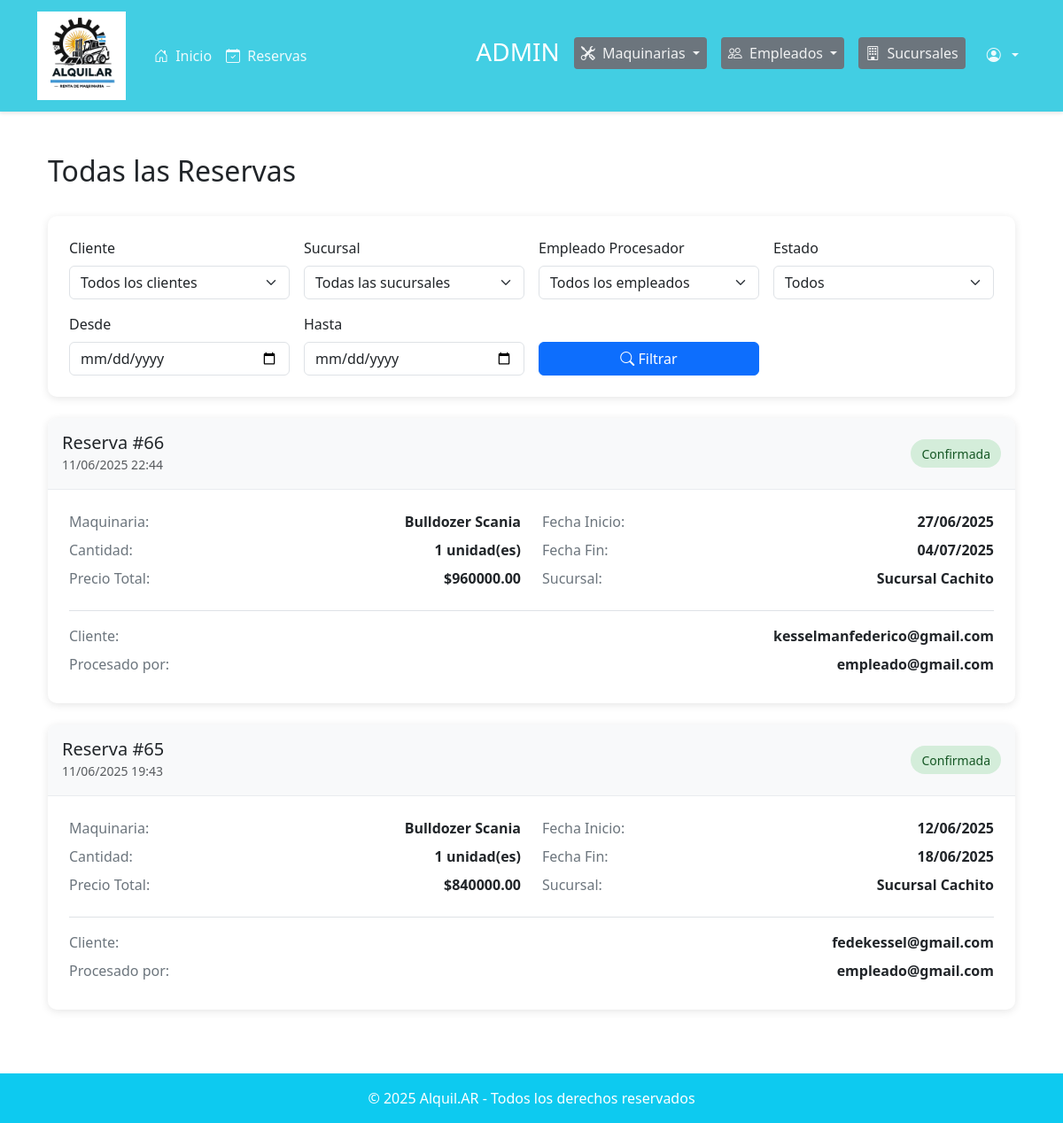
The page /reservas/historial/ (signed in) on the database as committed earlier.
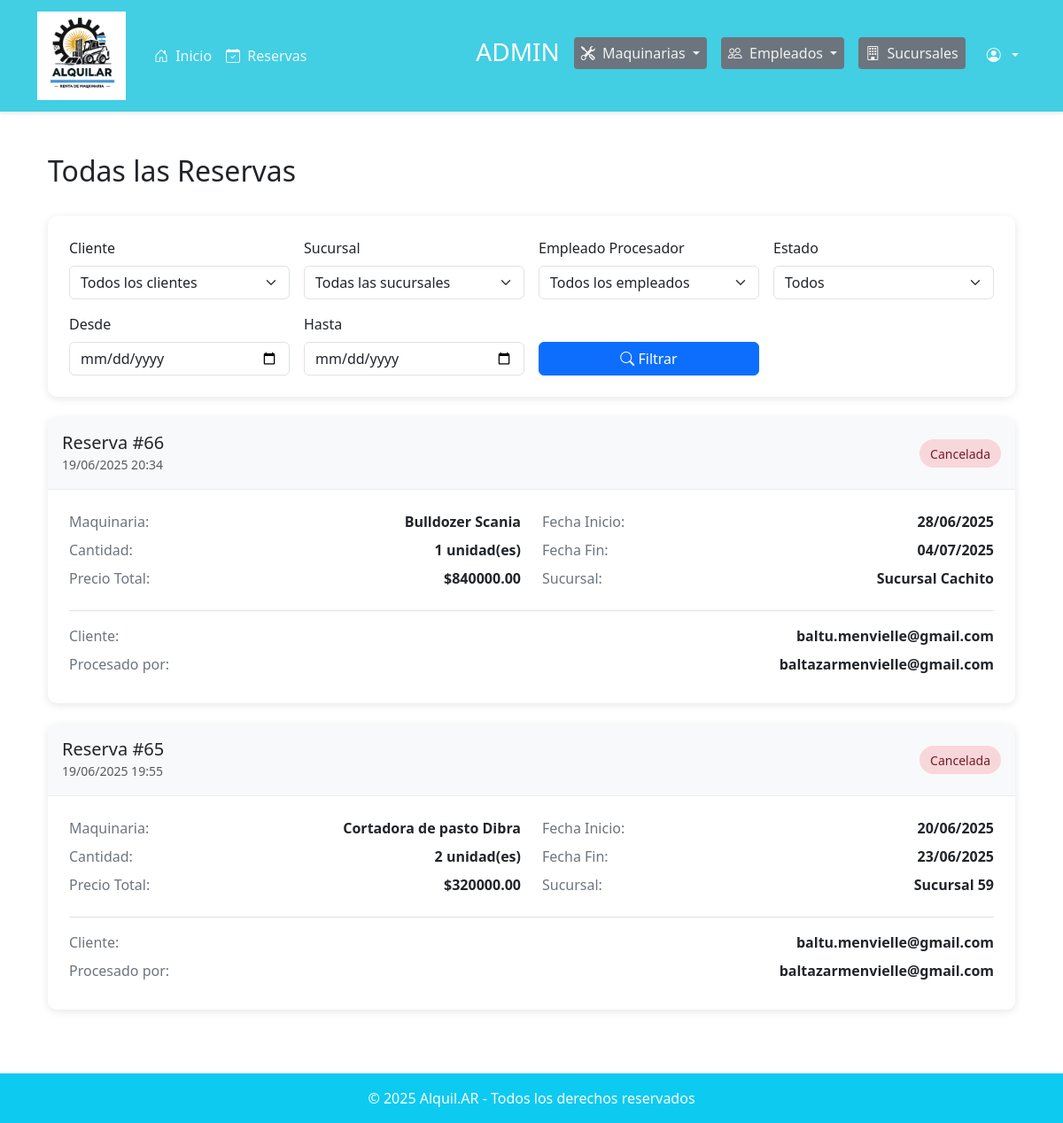
The same page on the database as committed later.
### reservas/models.py (models this page shows, shortened)
class Reserva(models.Model):
    ESTADO_CHOICES = [
        ('PENDIENTE_PAGO', 'Pendiente de Pago'),
        ('CONFIRMADA', 'Confirmada'),
        ('CANCELADA', 'Cancelada'),
        ('FINALIZADA', 'Finalizada'),
    ]
    TIPO_PAGO_CHOICES = [
        ('ONLINE', 'Pago Online'),
        ('PRESENCIAL', 'Pago Presencial'),
    ]
    cliente = models.ForeignKey(Usuario, on_delete=models.CASCADE, related_name='reservas')
    maquinaria = models.ForeignKey(Maquinaria, on_delete=models.CASCADE, related_name='reservas')
    sucursal_retiro = models.ForeignKey(Sucursal, on_delete=models.CASCADE, related_name='reservas_retiro')
    fecha_inicio = models.DateField()
    fecha_fin = models.DateField()
    cantidad_solicitada = models.PositiveIntegerField()
    precio_total = models.DecimalField(max_digits=10, decimal_places=2)
    tipo_pago = models.CharField(max_length=12, choices=TIPO_PAGO_CHOICES, default='ONLINE')
    estado = models.CharField(max_length=15, choices=ESTADO_CHOICES, default='PENDIENTE_PAGO')
    fecha_creacion = models.DateTimeField(auto_now_add=True)
    fecha_confirmacion = models.DateTimeField(null=True, blank=True)
    empleado_procesador = models.ForeignKey(
        Usuario,
        on_delete=models.SET_NULL,
        null=True,
        blank=True,
        related_name='reservas_procesadas'
    )
    observaciones = models.TextField(blank=True, null=True)
    codigo_reserva = models.CharField(max_length=6, blank=True, null=True, unique=True)
    class Meta:
        verbose_name = "Reserva"
        verbose_name_plural = "Reservas"
        ordering = ['-fecha_creacion']

### usuarios/models.py (models this page shows, shortened)
class Usuario(AbstractUser):
    TIPO_CHOICES = [
        ('CLIENTE', 'Cliente'),
        ('EMPLEADO', 'Empleado'),
        ('ADMIN', 'Administrador'),
    ]
    nombre = models.CharField(max_length=200)
    tipo = models.CharField(
        max_length=10,
        choices=TIPO_CHOICES,
        default='CLIENTE',
        verbose_name="Tipo de usuario"
    )
    dni = models.CharField(max_length=20, unique=True)
    email = models.CharField(max_length=200, unique=True)
    telefono = models.CharField(max_length=20)
    fecha_nacimiento = models.DateField()
    sucursal = models.ForeignKey(Sucursal, on_delete=models.SET_NULL, null=True, blank=True)
    token_2fa = models.CharField(
        max_length=6,
        null=True,
        blank=True,
        verbose_name="Token de verificación"
    )
    token_2fa_timestamp = models.DateTimeField(
        null=True,
        blank=True,
        verbose_name="Timestamp del token"
    )
    reset_token = models.CharField(
        max_length=64,
        null=True,
        blank=True,
        verbose_name="Token de recuperación"
    )
    reset_token_timestamp = models.DateTimeField(
        null=True,
        blank=True,
        verbose_name="Timestamp del token de recuperación"
    )
    reset_token_used = models.BooleanField(
        default=False,
        verbose_name="Token usado"
    )

class Sucursal(models.Model):
    nombre = models.CharField(max_length=100)
    direccion = models.CharField(max_length=200)
    telefono = models.CharField(max_length=20, default="0")  # ✅ Campo teléfono agregado
    latitud = models.FloatField()
    longitud = models.FloatField()
    activa = models.BooleanField(default=True)

### maquinarias/models.py (models this page shows, shortened)
class Maquinaria(models.Model):
    nombre = models.CharField(max_length=100)
    tipo = models.ForeignKey(TipoMaquinaria, on_delete=models.PROTECT, related_name='maquinarias')
    marca = models.CharField(max_length=50)
    modelo = models.CharField(max_length=50)
    anio = models.SmallIntegerField()
    descripcion = models.TextField()
    imagen = models.ImageField(upload_to='maquinarias/images', null=True, blank=True)
    precio_por_dia = models.FloatField()
    stock_total = models.PositiveIntegerField(default=0)
    stock_disponible = models.PositiveIntegerField(default=0)
    minimo = models.SmallIntegerField()
    maximo = models.SmallIntegerField()
    cantDias_total = models.SmallIntegerField()
    cantDias_parcial = models.SmallIntegerField()
    cantDias_nulo = models.SmallIntegerField()
    sucursales = models.ManyToManyField(Sucursal, through='MaquinariaStock', related_name='maquinarias')

### reservas/views.py (the view, shortened to what this page needs)
# urls.py: path('historial/', views.lista_reservas, name='lista_reservas'),
@login_required
def lista_reservas(request):
    estado = request.GET.get('estado')
    fecha_desde = request.GET.get('fecha_desde')
    fecha_hasta = request.GET.get('fecha_hasta')
    cliente_id = request.GET.get('cliente')
    empleado_id = request.GET.get('empleado')
    sucursal_id = request.GET.get('sucursal')
    if request.user.tipo == 'ADMIN':
        reservas = Reserva.objects.all()
        clientes = Usuario.objects.filter(tipo='CLIENTE').order_by('email')
        empleados = Usuario.objects.filter(tipo='EMPLEADO').order_by('email')
        sucursales = Sucursal.objects.filter(activa=True).order_by('nombre')
    else:
        reservas = Reserva.objects.filter(cliente=request.user)
        clientes = None
        empleados = None
        sucursales = None
    if estado:
        reservas = reservas.filter(estado=estado)
    if fecha_desde:
        reservas = reservas.filter(fecha_inicio__gte=fecha_desde)
    if fecha_hasta:
        reservas = reservas.filter(fecha_fin__lte=fecha_hasta)
    if cliente_id and (request.user.tipo in ['ADMIN', 'EMPLEADO']):
        reservas = reservas.filter(cliente_id=cliente_id)
    if empleado_id and (request.user.tipo in ['ADMIN', 'EMPLEADO']):
        reservas = reservas.filter(empleado_procesador_id=empleado_id)
    if sucursal_id and request.user.tipo == 'ADMIN':
        reservas = reservas.filter(sucursal_retiro_id=sucursal_id)
    reservas = reservas.order_by('-fecha_creacion')
    paginator = Paginator(reservas, 10)  # 10 reservas por página
    page = request.GET.get('page')
    reservas_paginadas = paginator.get_page(page)
    context = {
        'reservas': reservas_paginadas,
        'is_paginated': True if reservas.count() > 10 else False,
        'page_obj': reservas_paginadas,
        'titulo': 'Historial de Reservas',
        'clientes': clientes,  # Lista de clientes para el filtro
        'empleados': empleados,  # Lista de empleados para el filtro
        'sucursales': sucursales,  # Lista de sucursales para el filtro
    }
    return render(request, 'reservas/lista_reservas.html', context)

### reservas/templates/reservas/lista_reservas.html (shortened to what the changed rows need)
{% extends 'base.html' %}
{% load static %}
{% block content %}
<div class="container py-4">
    <div class="row mb-4">
        <div class="col">
            <h2>
                {% if user.tipo == 'ADMIN' %}
                    Todas las Reservas
                {% elif user.tipo == 'EMPLEADO' %}
                    Reservas Procesadas
                {% else %}
                    Mis Reservas
                {% endif %}
            </h2>
        </div>
    </div>
    {% if reservas %}
        {% for reserva in reservas %}
        <div class="reservation-card">
            <div class="reservation-header d-flex justify-content-between align-items-center">
                <div>
                    <h5 class="mb-0">Reserva #{{ reserva.id }}</h5>
                    <small class="text-muted">{{ reserva.fecha_creacion|date:"d/m/Y H:i" }}</small>
                </div>
                <span class="status-badge status-{{ reserva.estado|lower }}">
                    {{ reserva.get_estado_display }}
                </span>
            </div>
            <div class="reservation-body">
                <div class="row">
                    <div class="col-md-6">
                        <div class="detail-row">
                            <span class="detail-label">Maquinaria:</span>
                            <span class="detail-value">{{ reserva.maquinaria.nombre }}</span>
                        </div>
                        <div class="detail-row">
                            <span class="detail-label">Cantidad:</span>
                            <span class="detail-value">{{ reserva.cantidad_solicitada }} unidad(es)</span>
                        </div>
                        <div class="detail-row">
                            <span class="detail-label">Precio Total:</span>
                            <span class="detail-value">${{ reserva.precio_total|floatformat:2 }}</span>
                        </div>
                    </div>
                    <div class="col-md-6">
                        <div class="detail-row">
                            <span class="detail-label">Fecha Inicio:</span>
                            <span class="detail-value">{{ reserva.fecha_inicio|date:"d/m/Y" }}</span>
                        </div>
                        <div class="detail-row">
                            <span class="detail-label">Fecha Fin:</span>
                            <span class="detail-value">{{ reserva.fecha_fin|date:"d/m/Y" }}</span>
                        </div>
                        <div class="detail-row">
                            <span class="detail-label">Sucursal:</span>
                            <span class="detail-value">{{ reserva.sucursal_retiro.nombre }}</span>
                        </div>
                    </div>
                </div>
                {% if user.tipo == 'ADMIN' or user.tipo == 'EMPLEADO' %}
                <div class="mt-3 pt-3 border-top">
                    <div class="detail-row">
                        <span class="detail-label">Cliente:</span>
                        <span class="detail-value">{{ reserva.cliente.email }}</span>
                    </div>
                    {% if reserva.empleado_procesador %}
                    <div class="detail-row">
                        <span class="detail-label">Procesado por:</span>
                        <span class="detail-value">{{ reserva.empleado_procesador.email }}</span>
                    </div>
                    {% endif %}
                </div>
                {% endif %}
            </div>
        </div>
        {% endfor %}
    {% else %}
        <div class="alert alert-info">
            No hay reservas para mostrar.
        </div>
    {% endif %}
</div>
{% endblock %}

Rows that differ between the two databases and show on the page:
changed Reserva "Bulldozer Scania": fecha_creacion "11/06/2025 22:44" → "19/06/2025 20:34"; estado "Confirmada" → "Cancelada"; precio_total "960000.00" → "840000.00"; fecha_inicio "27/06/2025" → "28/06/2025"; cliente.email "kesselmanfederico@gmail.com" → "baltu.menvielle@gmail.com"; empleado_procesador.email "empleado@gmail.com" → "baltazarmenvielle@gmail.com"
changed Reserva id 65: fecha_creacion "11/06/2025 19:43" → "19/06/2025 19:55"; estado "Confirmada" → "Cancelada"; maquinaria.nombre "Bulldozer Scania" → "Cortadora de pasto Dibra"; cantidad_solicitada "1" → "2"; precio_total "840000.00" → "320000.00"; fecha_inicio "12/06/2025" → "20/06/2025"; fecha_fin "18/06/2025" → "23/06/2025"; sucursal_retiro.nombre "Sucursal Cachito" → "Sucursal 59"; cliente.email "fedekessel@gmail.com" → "baltu.menvielle@gmail.com"; empleado_procesador.email "empleado@gmail.com" → "baltazarmenvielle@gmail.com"
